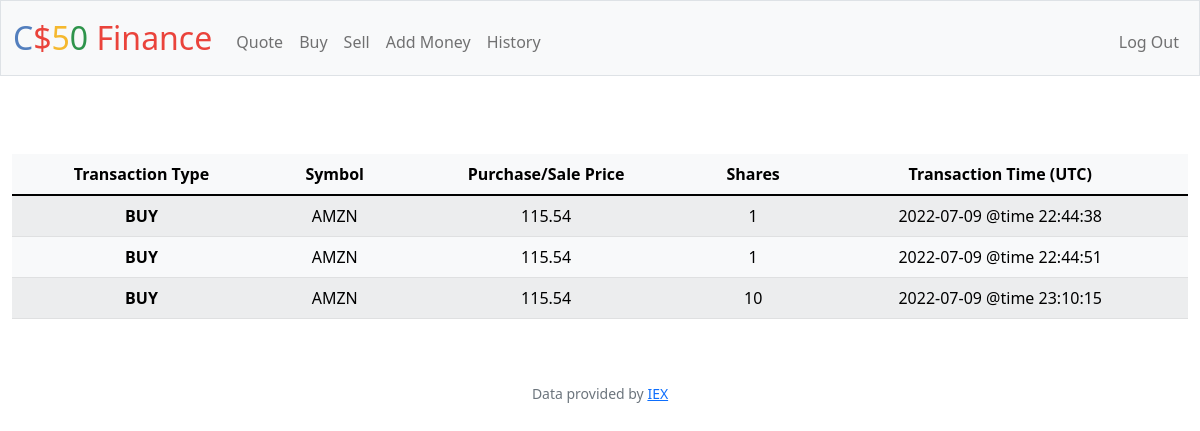
Screenshot of /history (signed in) with the database file from the repository.
### tables this page shows
CREATE TABLE orders (user_id, timestamp, symbol TEXT, shares NUMERIC, price);

### app.py (the view)
@app.route("/history")
@login_required
def history():
    rows = db.execute("SELECT symbol, shares, price, timestamp FROM orders WHERE user_id = ?", session["user_id"])
    if not rows:
        return apology("You have no transactions recorded")
    return render_template("history.html", rows=rows)

### app.py (called while the page is built)
@app.after_request
def after_request(response):
    response.headers["Cache-Control"] = "no-cache, no-store, must-revalidate"
    response.headers["Expires"] = 0
    response.headers["Pragma"] = "no-cache"
    return response

### helpers.py (called while the page is built)
def login_required(f):
    @wraps(f)
    def decorated_function(*args, **kwargs):
        if session.get("user_id") is None:
            return redirect("/login")
        return f(*args, **kwargs)
    return decorated_function

### templates/history.html (shortened to what this page needs)
{% extends "layout.html" %}
{% block main %}
    <table style='margin-top: 30px' class="table table-striped table-light">
        <thead>
        <tr>
            <th scope="col"> Transaction Type </th>
            <th scope="col"> Symbol </th>
            <th scope="col"> Purchase/Sale Price </th>
            <th scope="col"> Shares </th>
            <th scope="col"> Transaction Time (UTC) </th>
        </tr>
        </thead>
        <tbody>
            {% for row in rows %}
            <tr>
                <th scope="row">
                    {{ "BUY" if row["shares"] > 0 else "SELL" }}
                </th>
                <td>  {{ row["symbol"] }}  </td>
                <td>  {{ row["price"] }}  </td>
                <td>  {{ row["shares"]|abs }}  </td>
                <td>  {{ row["timestamp"] }}  </td>
            </tr>
            {% endfor %}
        </body>
{% endblock %}

### templates/layout.html (shortened to what this page needs)
<!DOCTYPE html>
<html lang="en">
    <head>
        <link href="https://cdn.jsdelivr.net/npm/bootstrap@5.1.3/dist/css/bootstrap.min.css" rel="stylesheet">
        <link href="/static/styles.css" rel="stylesheet">
    </head>
    <body>
        <nav class="bg-light border navbar navbar-expand-md navbar-light">
            <div class="container-fluid">
                <a class="navbar-brand" href="/"><span class="blue">C</span><span class="red">$</span><span class="yellow">5</span><span class="green">0</span> <span class="red">Finance</span></a>
                <div class="collapse navbar-collapse" id="navbar">
                    {% if session["user_id"] %}
                        <ul class="navbar-nav me-auto mt-2">
                            <li class="nav-item"><a class="nav-link" href="/quote">Quote</a></li>
                            <li class="nav-item"><a class="nav-link" href="/buy">Buy</a></li>
                            <li class="nav-item"><a class="nav-link" href="/sell">Sell</a></li>
                            <li class="nav-item"><a class="nav-link" href="/add_cash">Add Money</a></li>
                            <li class="nav-item"><a class="nav-link" href="/history">History</a></li>
                        </ul>
                        <ul class="navbar-nav ms-auto mt-2">
                            <li class="nav-item"><a class="nav-link" href="/logout">Log Out</a></li>
                        </ul>
                    {% else %}
                        <ul class="navbar-nav ms-auto mt-2">
                            <li class="nav-item"><a class="nav-link" href="/register">Register</a></li>
                            <li class="nav-item"><a class="nav-link" href="/login">Log In</a></li>
                        </ul>
                    {% endif %}
                </div>
            </div>
        </nav>
        <main class="container-fluid py-5 text-center">
            {% block main %}{% endblock %}
        <footer class="mb-5 small text-center text-muted">
            Data provided by <a href="https://iexcloud.io/">IEX</a>
        </footer>
    </body>
</html>

### static/styles.css (style rules this page uses)
nav .navbar-brand { font-size: xx-large; }
nav .navbar-brand .blue { color: #537fbe; }
nav .navbar-brand .red { color: #ea433b; }
nav .navbar-brand .yellow { color: #f5b82e; }
nav .navbar-brand .green { color: #2e944b; }
main { overflow-x: auto; text-align: center; }

### rows the page displays
orders: shares "BUY", symbol "AMZN", price "115.54", shares|abs "1", timestamp "2022-07-09 @time 22:44:38"
orders: shares "BUY", symbol "AMZN", price "115.54", shares|abs "1", timestamp "2022-07-09 @time 22:44:51"
orders: shares "BUY", symbol "AMZN", price "115.54", shares|abs "10", timestamp "2022-07-09 @time 23:10:15"
